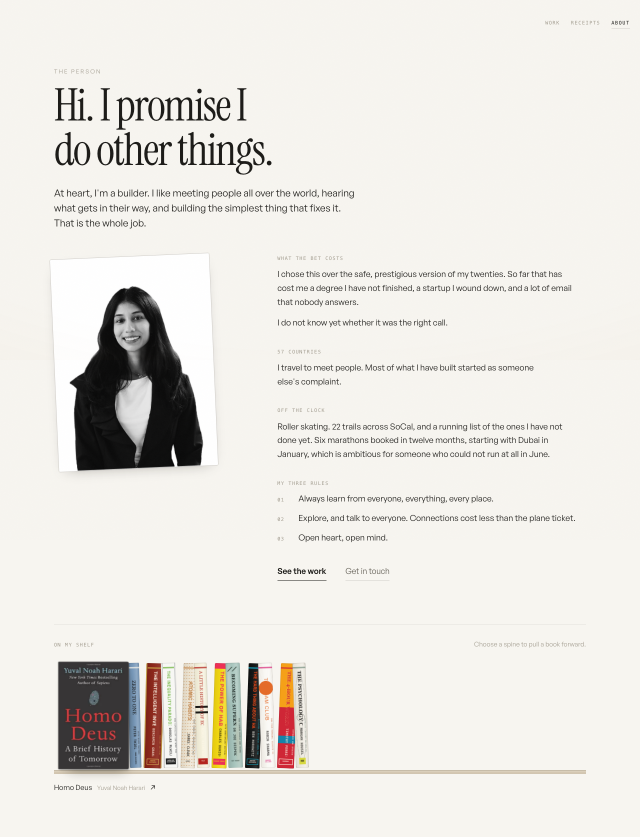
#> input picture .gstack/deploy-reports/post-deploy-rule.png, 1280 x 1674 px, given in place of headshot.jpg, which was not available (shown at 1/2 size)
$ python pix.py 5 5 5 ../../.gstack/deploy-reports/post-deploy-rule.png
#> lines starting #> are read from the running program, lines starting #| are printed output that depends on the picture; pictures that were not available may be replaced by others from this repository, and a replacement may not be noted
# Pixelate the cut-out headshot into a COLS x ROWS RGBA grid.
# usage: python3 pix.py COLS ROWS COLORS OUT.png   (run from the repo root, after mask.swift)
import sys
import numpy as np
from PIL import Image, ImageEnhance, ImageFilter

COLS, ROWS, COLORS, OUT = int(sys.argv[1]), int(sys.argv[2]), int(sys.argv[3]), sys.argv[4]
img = Image.open('public/headshot.jpg').convert('RGB')
#> img is the input picture: PIL image 1280x1674 RGB; mean R, G, B 232.4, 229.7, 224.5
mask = Image.open('/tmp/pixel-mask.png').convert('L')
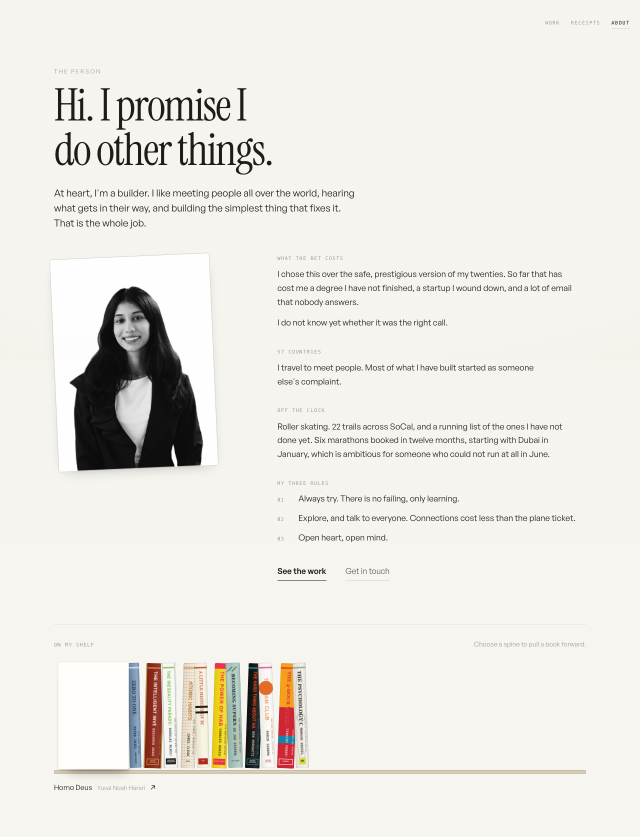
#> input picture .gstack/deploy-reports/post-deploy-bookshelf.png, 1280 x 1674 px, given in place of pixel-mask.png, which was not available (shown at 1/2 size)

# Head and shoulders, centred on the face.
top, bot, cx = 600, 1760, 712
H = bot - top
W = int(H * COLS / ROWS)
box = (cx - W // 2, top, cx - W // 2 + W, bot)
img, mask = img.crop(box), mask.crop(box)
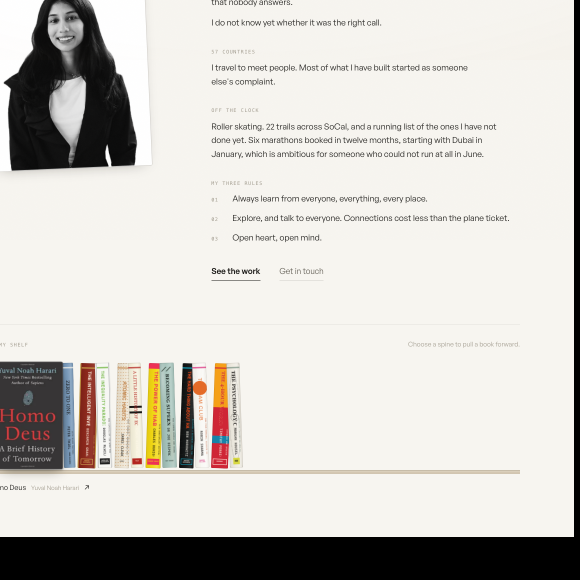
#> img: PIL image 1160x1160 RGB (shown at 1/2 size); mean R, G, B 207.7, 204.7, 199.7
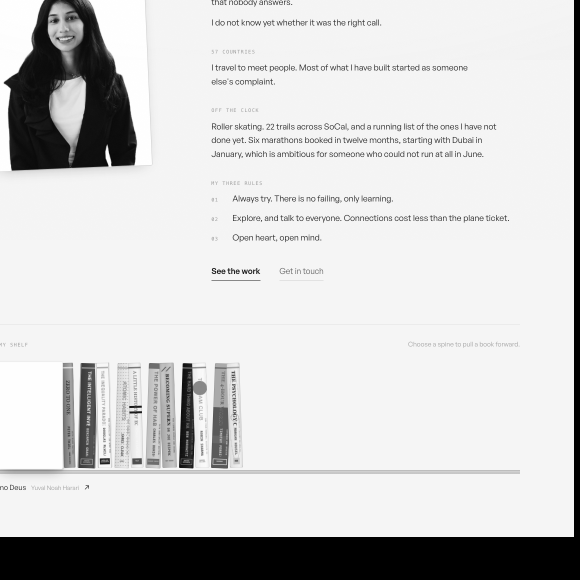
#> mask: PIL image 1160x1160 L (shown at 1/2 size); min 0, max 255, mean 208.9

# A little crispness before the downsample so features survive it.
img = img.filter(ImageFilter.UnsharpMask(radius=6, percent=60, threshold=2))
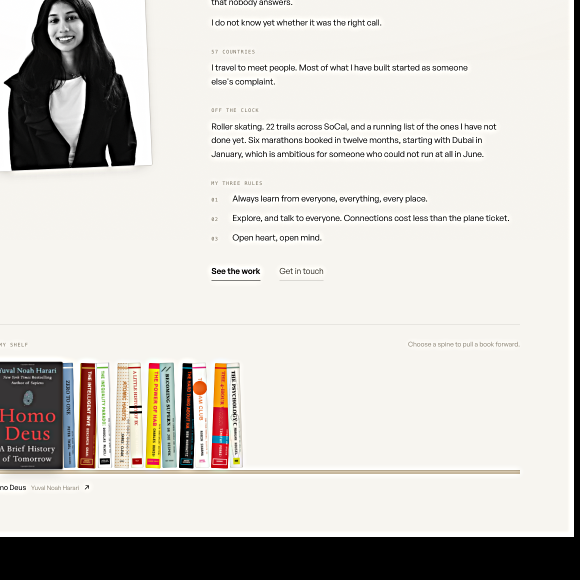
#> img: PIL image 1160x1160 RGB (shown at 1/2 size); mean R, G, B 207.7, 204.7, 199.9
img = ImageEnhance.Contrast(img).enhance(1.06)
img = ImageEnhance.Color(img).enhance(1.08)

# Premultiply by the mask so the hallway never bleeds into edge pixels.
a = np.asarray(img).astype(float) / 255
m = np.asarray(mask).astype(float) / 255
pre = Image.fromarray((a * m[..., None] * 255).astype(np.uint8))
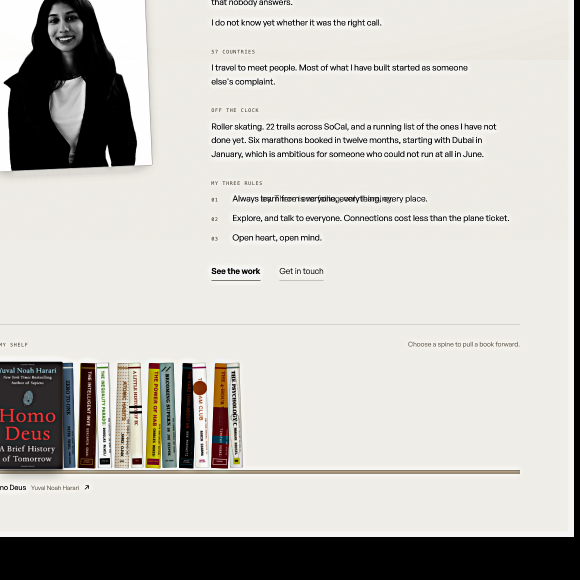
#> pre: PIL image 1160x1160 RGB (shown at 1/2 size); mean R, G, B 196.7, 194.4, 189.1
small = np.asarray(pre.resize((COLS, ROWS), Image.Resampling.BOX)).astype(float)
cover = np.asarray(mask.resize((COLS, ROWS), Image.Resampling.BOX)).astype(float) / 255
#> cover = [[0.463, 0.925, 0.925, 0.945, 0.906], [0.624, 0.89, 0.906, 0.914, 0.898], [0.961, 0.957, 0.945, 0.957, 0.91], [0.855, 0.737, 0.949, 0.961, 0.91], [0.584, 0.588, 0.6, 0.6, 0.569]]
filled = cover > 0.5
#> filled = [[False, True, True, True, True], [True, True, True, True, True], [True, True, True, True, True], [True, True, True, True, True], [True, True, True, True, True]]
rgb = np.where(filled[..., None], small / np.maximum(cover, 1e-3)[..., None], 0)
rgb = np.clip(rgb, 0, 255).astype(np.uint8)

# Limited palette, no dithering: reads as pixel art, keeps real skin tones.
q = Image.fromarray(rgb).quantize(colors=COLORS, method=Image.Quantize.MEDIANCUT, dither=Image.Dither.NONE)
out = np.zeros((ROWS, COLS, 4), np.uint8)
out[..., :3] = np.asarray(q.convert('RGB'))
out[..., 3] = np.where(filled, 255, 0)
Image.fromarray(out, 'RGBA').save(OUT)
prev = Image.new('RGBA', (COLS, ROWS), (240, 237, 229, 255))
prev.alpha_composite(Image.fromarray(out, 'RGBA'))
prev.resize((COLS * 6, ROWS * 6), Image.Resampling.NEAREST).save(OUT.replace('.png', '-preview.png'))
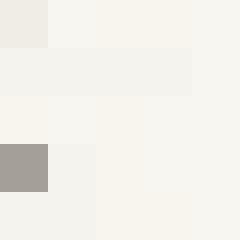
#> saved as post-deploy-rule-preview.png: PIL image 30x30 RGBA (shown 8 times larger); mean R, G, B, A 243.2, 241.1, 234.6, 255
print(filled.sum())
#| 24
